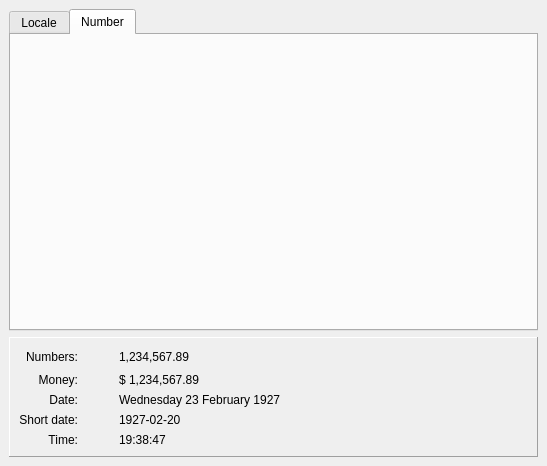
<ui version="4.0" >
 <class>TopLevelBase</class>
 <widget class="QWidget" name="TopLevelBase" >
  <property name="geometry" >
   <rect>
    <x>0</x>
    <y>0</y>
    <width>547</width>
    <height>466</height>
   </rect>
  </property>
  <layout class="QHBoxLayout" >
   <property name="margin" >
    <number>9</number>
   </property>
   <property name="spacing" >
    <number>6</number>
   </property>
   <item>
    <layout class="QVBoxLayout" >
     <property name="margin" >
      <number>0</number>
     </property>
     <property name="spacing" >
      <number>6</number>
     </property>
     <item>
      <widget class="QTabWidget" name="tabWidget" >
       <property name="currentIndex" >
        <number>1</number>
       </property>
       <widget class="QWidget" name="tab" >
        <attribute name="title" >
         <string>Locale</string>
        </attribute>
       </widget>
       <widget class="QWidget" name="tab_2" >
        <attribute name="title" >
         <string>Number</string>
        </attribute>
       </widget>
      </widget>
     </item>
     <item>
      <widget class="QFrame" name="frame" >
       <property name="frameShape" >
        <enum>QFrame::Panel</enum>
       </property>
       <property name="frameShadow" >
        <enum>QFrame::Raised</enum>
       </property>
       <layout class="QVBoxLayout" >
        <property name="margin" >
         <number>9</number>
        </property>
        <property name="spacing" >
         <number>6</number>
        </property>
        <item>
         <layout class="QHBoxLayout" >
          <property name="margin" >
           <number>0</number>
          </property>
          <property name="spacing" >
           <number>6</number>
          </property>
          <item>
           <layout class="QGridLayout" >
            <property name="margin" >
             <number>0</number>
            </property>
            <property name="spacing" >
             <number>6</number>
            </property>
            <item row="2" column="2" >
             <widget class="QLabel" name="label_8" >
              <property name="text" >
               <string>Wednesday 23 February 1927</string>
              </property>
             </widget>
            </item>
            <item row="0" column="2" >
             <widget class="QLabel" name="label_6" >
              <property name="text" >
               <string>1,234,567.89</string>
              </property>
             </widget>
            </item>
            <item row="4" column="0" >
             <widget class="QLabel" name="label_5" >
              <property name="text" >
               <string>Time:</string>
              </property>
              <property name="alignment" >
               <set>Qt::AlignRight|Qt::AlignTrailing|Qt::AlignVCenter</set>
              </property>
             </widget>
            </item>
            <item row="2" column="0" >
             <widget class="QLabel" name="label_3" >
              <property name="text" >
               <string>Date:</string>
              </property>
              <property name="alignment" >
               <set>Qt::AlignRight|Qt::AlignTrailing|Qt::AlignVCenter</set>
              </property>
             </widget>
            </item>
            <item row="1" column="0" >
             <widget class="QLabel" name="label_2" >
              <property name="text" >
               <string>Money:</string>
              </property>
              <property name="alignment" >
               <set>Qt::AlignRight|Qt::AlignTrailing|Qt::AlignVCenter</set>
              </property>
             </widget>
            </item>
            <item row="0" column="1" >
             <spacer>
              <property name="orientation" >
               <enum>Qt::Horizontal</enum>
              </property>
              <property name="sizeHint" >
               <size>
                <width>40</width>
                <height>20</height>
               </size>
              </property>
             </spacer>
            </item>
            <item row="3" column="0" >
             <widget class="QLabel" name="label_4" >
              <property name="text" >
               <string>Short date:</string>
              </property>
              <property name="alignment" >
               <set>Qt::AlignRight|Qt::AlignTrailing|Qt::AlignVCenter</set>
              </property>
             </widget>
            </item>
            <item row="1" column="2" >
             <widget class="QLabel" name="label_7" >
              <property name="text" >
               <string>$ 1,234,567.89</string>
              </property>
             </widget>
            </item>
            <item row="0" column="0" >
             <widget class="QLabel" name="label" >
              <property name="text" >
               <string>Numbers:</string>
              </property>
              <property name="alignment" >
               <set>Qt::AlignRight|Qt::AlignTrailing|Qt::AlignVCenter</set>
              </property>
             </widget>
            </item>
            <item row="3" column="2" >
             <widget class="QLabel" name="label_9" >
              <property name="text" >
               <string>1927-02-20</string>
              </property>
             </widget>
            </item>
            <item row="4" column="2" >
             <widget class="QLabel" name="label_10" >
              <property name="text" >
               <string>19:38:47</string>
              </property>
             </widget>
            </item>
           </layout>
          </item>
          <item>
           <spacer>
            <property name="orientation" >
             <enum>Qt::Horizontal</enum>
            </property>
            <property name="sizeHint" >
             <size>
              <width>251</width>
              <height>20</height>
             </size>
            </property>
           </spacer>
          </item>
         </layout>
        </item>
       </layout>
      </widget>
     </item>
    </layout>
   </item>
  </layout>
 </widget>
 <resources/>
 <connections/>
</ui>
